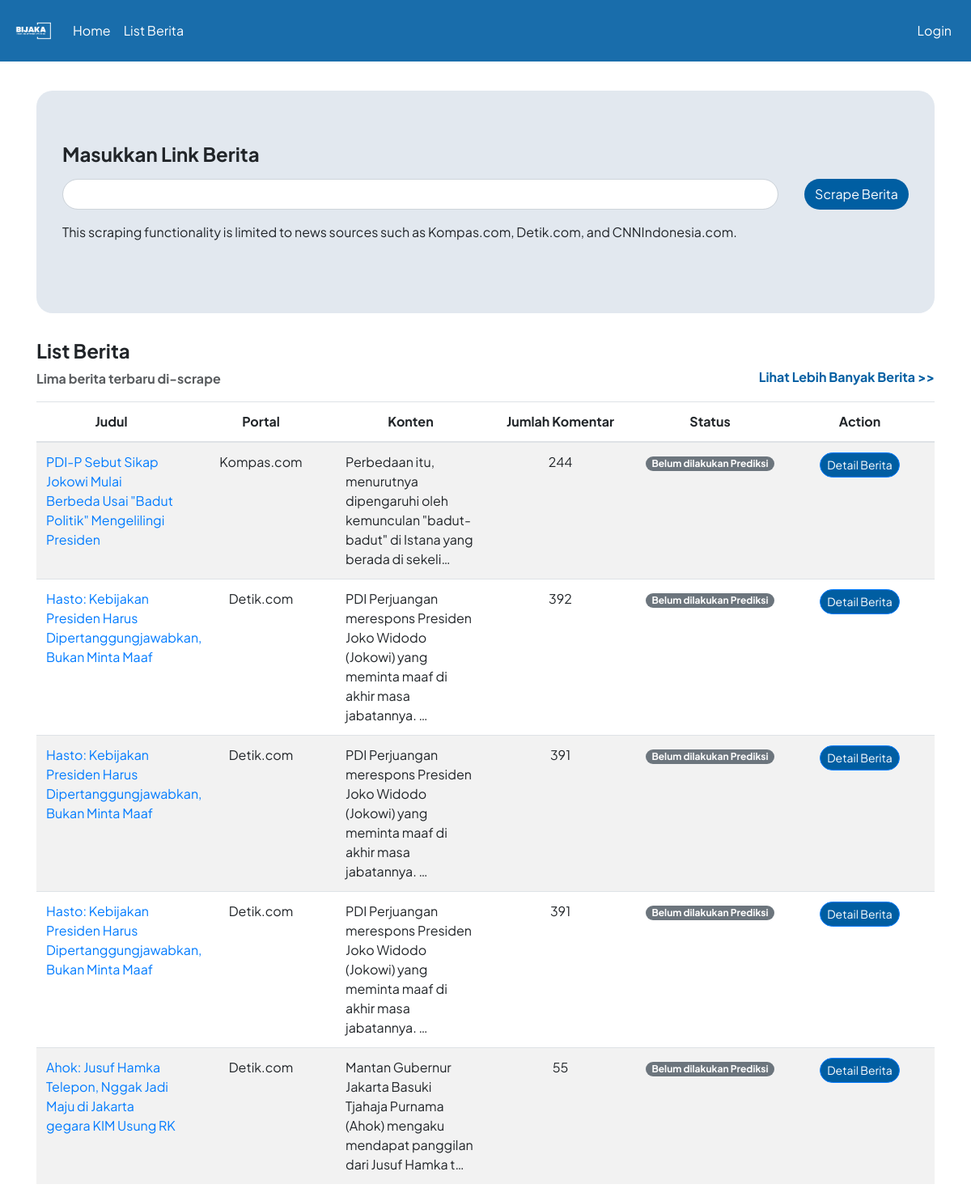
The page / on the database its author committed.
### hateapp/models.py (models this page shows, shortened)
class Berita(models.Model):
    id = models.CharField(primary_key=True, max_length=8, default=generate_short_uuid, editable=False, unique=True)
    link = models.URLField()
    portal = models.CharField(max_length=50)
    judul = models.CharField(max_length=255)
    konten = models.TextField()
    jumlah_komentar = models.PositiveIntegerField()
    timestamp_scrape = models.DateTimeField(verbose_name='Timestamp Scrape')
    @property
    def status_prediksi(self):
        return all(komentar.prediksi is not None for komentar in self.komentar_set.all())

### hateapp/views.py (the view)
# urls.py: path('', views.berita, name='berita'),
def berita(request):
    berita_list = Berita.objects.order_by('-timestamp_scrape')[:5]
    for berita in berita_list:
        print("aaaaa")
    if request.method == 'POST':
        form = LinkBeritaForm(request.POST)
        if form.is_valid():
            link_berita = form.cleaned_data['link']
            print(link_berita)
            if not link_berita.startswith("https://"):
                form = LinkBeritaForm()
                return render(request, 'home.html', {'berita_list': berita_list, 'form': form, 'error_message': f'Invalid link','stop_prediction': True})
            link_berita = link_berita.replace('http://', 'https://') if link_berita.startswith('http://') else ('https://' + link_berita) if link_berita.startswith('www.') else ('https://' + link_berita) if not link_berita.startswith('https://') else link_berita
            parsed_url = urlparse(link_berita)
            link_berita = urlunparse((parsed_url.scheme, parsed_url.netloc, parsed_url.path, '', '', ''))
            if Berita.objects.filter(link=link_berita).exists():
                form = LinkBeritaForm()
                return render(request, 'home.html', {'berita_list': berita_list, 'form': form, 'error_message': 'This link has already been scraped.', 'stop_prediction': True})
            try:
                parsed_url = urlparse(link_berita)
                domain = parsed_url.netloc
                if 'kompas.com' in domain:
                    scraper_function = scraper_kompas
                    portal = "Kompas.com"
                elif 'detik.com' in domain:
                    scraper_function = scraper_detik
                    portal = "Detik.com"
                elif 'cnnindonesia.com' in domain:
                    scraper_function = scraper_cnn
                    portal = "CNNIndonesia.com"
                else:
                    raise ValueError('Unsupported news website')
                scraped_data = scraper_function(link_berita)
                print(scraped_data)
                if scraped_data and scraped_data['jumlah_komentar'] > 0:
                    berita_baru = Berita.objects.create(
                        link=scraped_data['link'],
                        judul=scraped_data['judul'],
                        konten=scraped_data['konten'],
                        jumlah_komentar=scraped_data['jumlah_komentar'],
                        portal=portal,
                        timestamp_scrape=timezone.now()
                    )
                    for komentar_data in scraped_data.get('komentar', []):
                        Komentar.objects.create(
                            berita=berita_baru,
                            penulis_komentar=komentar_data['username'],
                            isi_komentar=komentar_data['komentar']
                        )
                    return redirect('detail_berita', berita_id=berita_baru.id)
                else:
                    error_message = "There are no comments that can be scraped"
                    form = LinkBeritaForm()
                    return render(request, 'home.html', {'berita_list': berita_list, 'form': form, 'error_message': error_message, 'stop_prediction': True})
            except Exception as e:
                error_message = f'Error in scraping: {e}'
                form = LinkBeritaForm()
                return render(request, 'home.html', {'berita_list': berita_list, 'form': form, 'error_message': error_message, 'stop_prediction': True})
    else:
        form = LinkBeritaForm()
    return render(request, 'home.html', {'berita_list': berita_list, 'form': form, 'stop_prediction': True})

### hateapp/forms.py
class LinkBeritaForm(forms.Form):
    link = forms.CharField(
        label='Masukkan Link Berita',
        widget=forms.TextInput(attrs={'class': 'form-control', 'style': 'border-radius: 20px;'})
    )

### templates/home.html (shortened to what this page needs)
{% extends 'base.html' %}
{% block content %}
<link rel="stylesheet" href="https://cdn.datatables.net/1.11.3/css/jquery.dataTables.min.css">
<div class="jumbotron" style="border-radius: 20px; background-color: #E2E8EF">
    <form method="post" action="{% url 'berita' %}" class="mb-4" id="beritaForm">
        <div class="form-group">
            <label for="{{ form.link.id_for_label }}"><h4><strong>Masukkan Link Berita</strong></h4></label>
            <div class="input-group">
                {{ form.link }}
                <div class="input-group-append" style="margin-left: 2em;">
                    <button type="submit" class="btn" id="submitBtn" style="background-color: #005EA2; color: #fff; border-radius: 20px;">
                        <span id="button-text">Scrape Berita</span>
                    </button>
                </div>
            </div>
        </div>
        <div class="">
            <p>This scraping functionality is limited to news sources such as Kompas.com, Detik.com, and CNNIndonesia.com.</p>
        </div>
    </form>
</div>
<h4><strong>List Berita</strong></h4>
<div class="row">
    <div class="col-6">
        <p style="opacity: 0.75;"><strong>Lima berita terbaru di-scrape</strong></p>
    </div>
    <div class="col-6 text-right">
        <h6><a href="{% url 'list_berita' %}" style="color: #005EA2;"><strong>Lihat Lebih Banyak Berita >></strong></a></h6>
    </div>
</div>
<table class="table table-striped" id="myTable" style="table-layout: fixed; width: 100%;">
    <thead class="text-center">
        <tr>
            <th>Judul</th>
            <th>Portal</th>
            <th>Konten</th>
            <th>Jumlah Komentar</th>
            <th>Status</th>
            <th>Action</th>
        </tr>
    </thead>
    <tbody>
        {% for berita in berita_list %}
            <tr>
                <td style="width: 20%; text-wrap: wrap;"><a href="{{berita.link}}" class="text-decoration-none" target="_blank">{{ berita.judul }}</a></td>
                <td class="text-center" style="width: 15%;">{{ berita.portal }}</td>
                <td style="width: 35%;">{{ berita.konten|truncatechars:100 }}</td>
                <td class="text-center" style="width: 10%;">{{ berita.jumlah_komentar }}</td>
                <td class="text-center" style="width: 5%;">
                    {% if berita.status_prediksi %}
                        <span class="badge badge-pill badge-success">Sudah dilakukan Prediksi</span>
                    {% else %}
                        <span class="badge badge-pill badge-secondary">Belum dilakukan Prediksi</span>
                    {% endif %}
                </td>
                <td class="text-center" style="width: 5%;">
                    <a href="{% url 'detail_berita' berita_id=berita.id %}" class="btn btn-sm btn-primary" style="background-color: #005EA2; color: #fff; border-radius: 20px;">Detail Berita</a>
                </td>
            </tr>
        {% endfor %}
    </tbody>
</table>
{% endblock %}

### templates/base.html (style rules this page uses)
h2, h1, p, div, a { font-family: 'Plus Jakarta Sans', sans-serif; }

### rows shown on the page
Berita: judul "PDI-P Sebut Sikap Jokowi Mulai Berbeda Usai \"Badut Politik\" Mengelilingi Presiden", portal "Kompas.com", konten "Perbedaan itu, menurutnya dipengaruhi oleh kemunculan \"badut-badut\" di Istana yang berada di sekeli…", jumlah_komentar "244", shows "Belum dilakukan Prediksi"
Berita: judul "Hasto: Kebijakan Presiden Harus Dipertanggungjawabkan, Bukan Minta Maaf", portal "Detik.com", konten "PDI Perjuangan merespons Presiden Joko Widodo (Jokowi) yang meminta maaf di akhir masa jabatannya. …", jumlah_komentar "392", shows "Belum dilakukan Prediksi"
Berita: judul "Hasto: Kebijakan Presiden Harus Dipertanggungjawabkan, Bukan Minta Maaf", portal "Detik.com", konten "PDI Perjuangan merespons Presiden Joko Widodo (Jokowi) yang meminta maaf di akhir masa jabatannya. …", jumlah_komentar "391", shows "Belum dilakukan Prediksi"
Berita: judul "Hasto: Kebijakan Presiden Harus Dipertanggungjawabkan, Bukan Minta Maaf", portal "Detik.com", konten "PDI Perjuangan merespons Presiden Joko Widodo (Jokowi) yang meminta maaf di akhir masa jabatannya. …", jumlah_komentar "391", shows "Belum dilakukan Prediksi"
Berita: judul "Ahok: Jusuf Hamka Telepon, Nggak Jadi Maju di Jakarta gegara KIM Usung RK", portal "Detik.com", konten "Mantan Gubernur Jakarta Basuki Tjahaja Purnama (Ahok) mengaku mendapat panggilan dari Jusuf Hamka t…", jumlah_komentar "55", shows "Belum dilakukan Prediksi"
